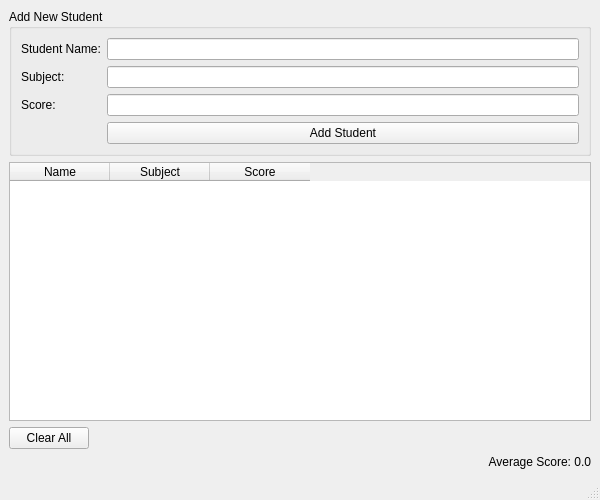
<?xml version="1.0" encoding="UTF-8"?>
<ui version="4.0">
 <class>MainWindow</class>
 <widget class="QMainWindow" name="MainWindow">
  <property name="geometry">
   <rect>
    <x>0</x>
    <y>0</y>
    <width>600</width>
    <height>500</height>
   </rect>
  </property>
  <property name="windowTitle">
   <string>Student Gradebook</string>
  </property>
  <widget class="QWidget" name="centralwidget">
   <layout class="QVBoxLayout" name="verticalLayout">
    <item>
     <widget class="QGroupBox" name="addStudentGroupBox">
      <property name="title">
       <string>Add New Student</string>
      </property>
      <layout class="QFormLayout" name="formLayout">
       <item row="0" column="0">
        <widget class="QLabel" name="nameLabel">
         <property name="text">
          <string>Student Name:</string>
         </property>
        </widget>
       </item>
       <item row="0" column="1">
        <widget class="QLineEdit" name="nameEdit"/>
       </item>
       <item row="1" column="0">
        <widget class="QLabel" name="subjectLabel">
         <property name="text">
          <string>Subject:</string>
         </property>
        </widget>
       </item>
       <item row="1" column="1">
        <widget class="QLineEdit" name="subjectEdit"/>
       </item>
       <item row="2" column="0">
        <widget class="QLabel" name="scoreLabel">
         <property name="text">
          <string>Score:</string>
         </property>
        </widget>
       </item>
       <item row="2" column="1">
        <widget class="QLineEdit" name="scoreEdit"/>
       </item>
       <item row="3" column="1">
        <widget class="QPushButton" name="addStudentButton">
         <property name="text">
          <string>Add Student</string>
         </property>
        </widget>
       </item>
      </layout>
     </widget>
    </item>
    <item>
     <widget class="QTableWidget" name="tableWidget">
      <column>
       <property name="text">
        <string>Name</string>
       </property>
      </column>
      <column>
       <property name="text">
        <string>Subject</string>
       </property>
      </column>
      <column>
       <property name="text">
        <string>Score</string>
       </property>
      </column>
     </widget>
    </item>
    <item>
     <layout class="QHBoxLayout" name="horizontalLayout">
      <item>
       <widget class="QPushButton" name="clearAllButton">
        <property name="text">
         <string>Clear All</string>
        </property>
       </widget>
      </item>
      <item>
       <spacer name="horizontalSpacer">
        <property name="orientation">
         <enum>Qt::Horizontal</enum>
        </property>
        <property name="sizeHint" stdset="0">
         <size>
          <width>40</width>
          <height>20</height>
         </size>
        </property>
       </spacer>
      </item>
     </layout>
    </item>
    <item>
     <widget class="QLabel" name="averageScoreLabel">
      <property name="alignment">
       <set>Qt::AlignRight|Qt::AlignTrailing|Qt::AlignVCenter</set>
      </property>
      <property name="text">
       <string>Average Score: 0.0</string>
      </property>
     </widget>
    </item>
   </layout>
  </widget>
  <widget class="QMenuBar" name="menubar">
   <property name="geometry">
    <rect>
     <x>0</x>
     <y>0</y>
     <width>600</width>
     <height>22</height>
    </rect>
   </property>
  </widget>
  <widget class="QStatusBar" name="statusbar"/>
 </widget>
 <resources/>
 <connections/>
</ui>
